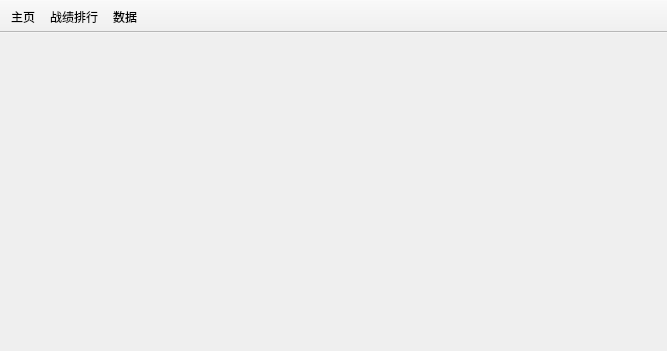
<?xml version="1.0" encoding="UTF-8"?>
<ui version="4.0">
 <class>view</class>
 <widget class="QMainWindow" name="view">
  <property name="geometry">
   <rect>
    <x>0</x>
    <y>0</y>
    <width>667</width>
    <height>351</height>
   </rect>
  </property>
  <property name="sizePolicy">
   <sizepolicy hsizetype="Maximum" vsizetype="Maximum">
    <horstretch>0</horstretch>
    <verstretch>0</verstretch>
   </sizepolicy>
  </property>
  <property name="windowTitle">
   <string>view</string>
  </property>
  <widget class="QWidget" name="centralWidget">
   <layout class="QHBoxLayout" name="horizontalLayout">
    <item>
     <widget class="QStackedWidget" name="stackedWidget"/>
    </item>
   </layout>
  </widget>
  <widget class="QToolBar" name="toolBar">
   <property name="windowTitle">
    <string>toolBar</string>
   </property>
   <property name="movable">
    <bool>false</bool>
   </property>
   <property name="floatable">
    <bool>true</bool>
   </property>
   <attribute name="toolBarArea">
    <enum>TopToolBarArea</enum>
   </attribute>
   <attribute name="toolBarBreak">
    <bool>false</bool>
   </attribute>
   <addaction name="actionStart"/>
   <addaction name="actionRank"/>
   <addaction name="actionData"/>
  </widget>
  <action name="actionStart">
   <property name="text">
    <string>主页</string>
   </property>
  </action>
  <action name="actionRank">
   <property name="text">
    <string>战绩排行</string>
   </property>
  </action>
  <action name="actionData">
   <property name="text">
    <string>数据</string>
   </property>
  </action>
 </widget>
 <layoutdefault spacing="6" margin="11"/>
 <resources/>
 <connections/>
</ui>
